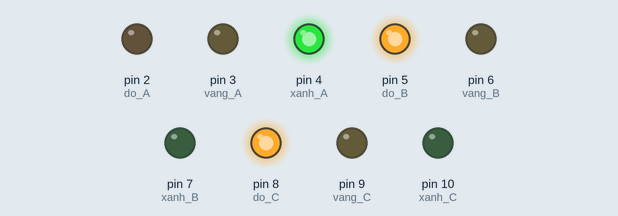
A sketch run on a simulated Arduino Uno, built with avr-gcc and run on an emulated ATmega328P. Parts: output pins drawn as LEDs (lit = HIGH).

Above: at 0.1 s.
At 7.1 s:
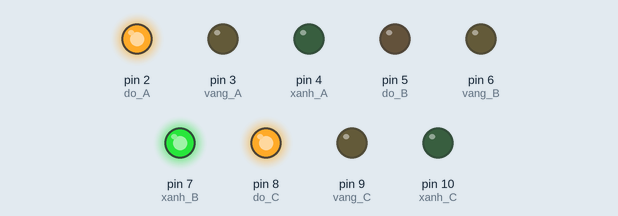
At 12.1 s:
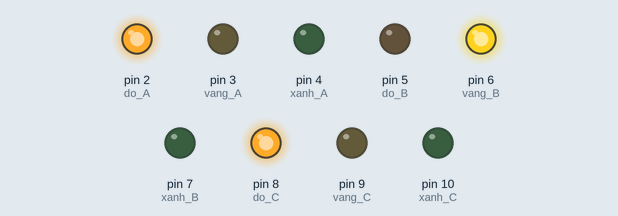
At 19.1 s:
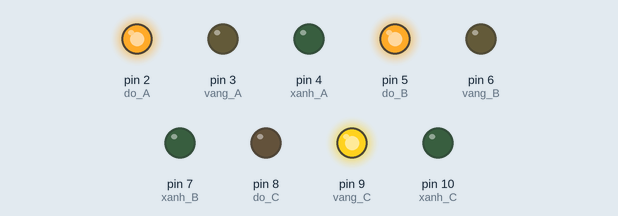
At 26.1 s:
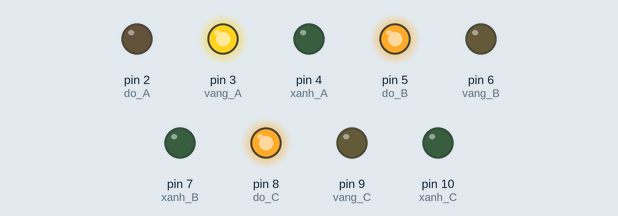
At 35.1 s:
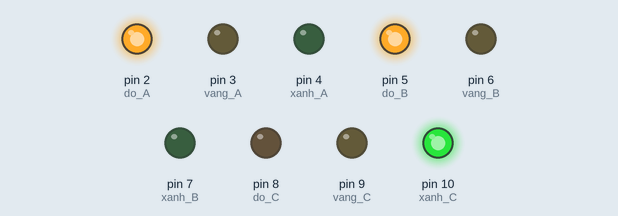
Timing chart, 0 to 36.6 s (numbered marks = the images above):
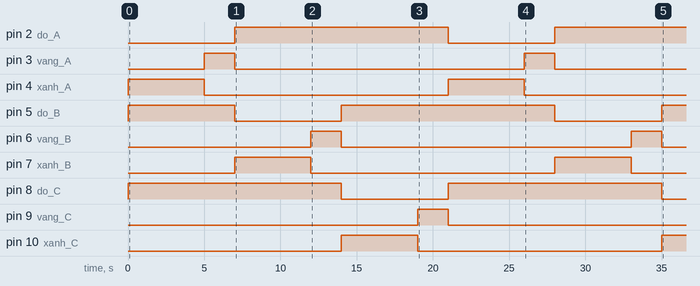

Measured:
- by itself, pin 2 (do_A): LOW → HIGH at 7.0 s, → LOW 14.0 s later, → HIGH 7.0 s later
- by itself, pin 3 (vang_A), pin 6 (vang_B): alternates HIGH for 2.0 s and LOW for 19.0 s
- by itself, pin 4 (xanh_A), pin 7 (xanh_B): alternates HIGH for 5.0 s and LOW for 16.0 s
- by itself, pin 5 (do_B): goes HIGH 7.0 s, LOW 7.0 s, HIGH 14.0 s, LOW 7.0 s, then HIGH
- by itself, pin 8 (do_C): alternates HIGH for 14.0 s and LOW for 7.0 s
- by itself, pin 9 (vang_C): LOW → HIGH at 19.0 s, → LOW 2.0 s later
- by itself, pin 10 (xanh_C): LOW → HIGH at 14.0 s, → LOW 5.0 s later, → HIGH 16.0 s later

The sketch:

bai02.ino
```cpp
int do_A = 2;
int vang_A = 3;
int xanh_A = 4;

int do_B = 5;
int vang_B = 6;
int xanh_B = 7;

int do_C = 8;
int vang_C = 9;
int xanh_C = 10;

int thoigian_xanh = 5000;
int thoigian_vang = 2000;
int thoigian_do = 14000;

void setup() {
  pinMode(do_A, OUTPUT);
  pinMode(vang_A, OUTPUT);
  pinMode(xanh_A, OUTPUT);

  pinMode(do_B, OUTPUT);
  pinMode(vang_B, OUTPUT);
  pinMode(xanh_B, OUTPUT);

  pinMode(do_C, OUTPUT);
  pinMode(vang_C, OUTPUT);
  pinMode(xanh_C, OUTPUT);

}

void loop() {
  digitalWrite(xanh_A, HIGH);
  digitalWrite(do_B, HIGH);
  digitalWrite(do_C, HIGH);
  delay(thoigian_xanh);

  digitalWrite(xanh_A, LOW);
  digitalWrite(vang_A, HIGH);
  delay(thoigian_vang);

  digitalWrite(vang_A, LOW);
  digitalWrite(do_A, HIGH);

  digitalWrite(do_B, LOW);
  digitalWrite(xanh_B, HIGH);
  delay(thoigian_xanh);

  digitalWrite(xanh_B, LOW);
  digitalWrite(vang_B, HIGH);
  delay(thoigian_vang);

  digitalWrite(vang_B, LOW);
  digitalWrite(do_B, HIGH);

  digitalWrite(do_C, LOW);
  digitalWrite(xanh_C, HIGH);
  delay(thoigian_xanh);

  digitalWrite(xanh_C, LOW);
  digitalWrite(vang_C, HIGH);
  delay(thoigian_vang);

  digitalWrite(vang_C, LOW);
  digitalWrite(do_C, HIGH);
  digitalWrite(do_A, LOW);
}
```
